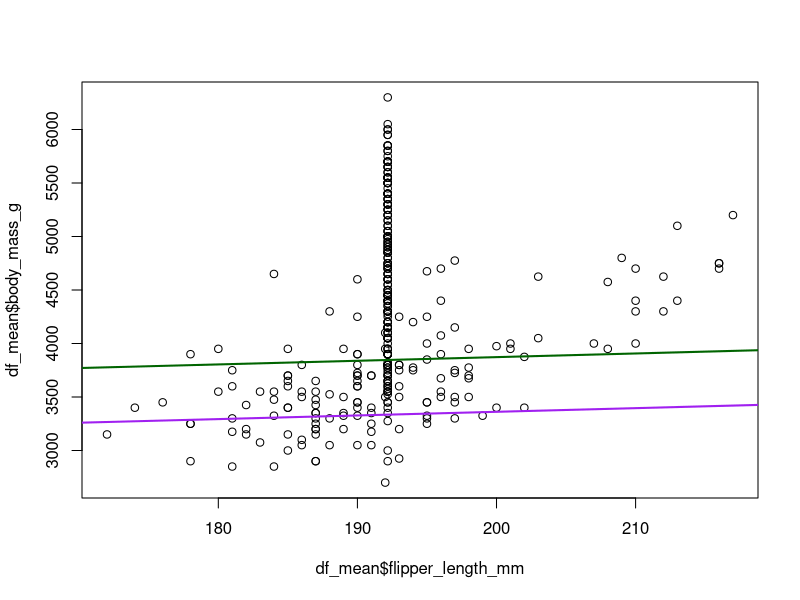

R code for this plot:
# ==============================================================================
# LECTURE DEMO: Missing Data in Action (MAR Regime)
# ==============================================================================
library(palmerpenguins)
library(dplyr)
library(tidyr)
library(ggplot2)
library(mice)

set.seed(1)

# ==============================================================================
# STAGE 0: Ground Truth Benchmark (Clean, Complete Data)
# ==============================================================================

penguins_clean <- penguins |>
  select(body_mass_g, flipper_length_mm, bill_depth_mm, species, sex) |>
  drop_na()

n <- nrow(penguins_clean)
mod_formula <- body_mass_g ~ flipper_length_mm + bill_depth_mm + species * sex

fit_true   <- lm(mod_formula, data = penguins_clean)
true_slope <- coef(fit_true)["flipper_length_mm"]
true_ci    <- confint(fit_true)["flipper_length_mm", ]

cat("Full Data Slope (flipper_length_mm):", round(true_slope, 2), "\n")
cat("95% Benchmark CI: [", round(true_ci[1], 2), ",", round(true_ci[2], 2), "]\n\n")


# ==============================================================================
# STAGE 1: Generate Incomplete Dataset under Strong MAR
# Mechanism: Heavy penguins are far less likely to have flipper measured.
# P(M = 1 | body_mass_g) depends strongly on observed body mass.
# ==============================================================================
logit_mar <- -8.0 + 0.0020 * penguins_clean$body_mass_g
prob_mar  <- plogis(logit_mar)
m_mask    <- rbinom(n, size = 1, prob = prob_mar)

penguins_mar <- penguins_clean |>
  mutate(flipper_length_mm = if_else(m_mask == 1, NA_real_, flipper_length_mm))

cat("Total observations:", n, "\n")
cat("Missing flipper records:", sum(is.na(penguins_mar$flipper_length_mm)), 
    sprintf("(%.1f%% missing)\n\n", 100 * mean(is.na(penguins_mar$flipper_length_mm))))


# ==============================================================================
# STAGE 2: Complete-Case Analysis (Listwise Deletion)
# ==============================================================================
# Using only complete cases biases the slope downward

fit_cc <- lm(mod_formula, data = penguins_mar)
cc_slope <- coef(fit_cc)["flipper_length_mm"]
cc_ci    <- confint(fit_cc)["flipper_length_mm", ]

cat("Complete Cases Slope:", round(cc_slope, 2), "\n")
cat("95% CI: [", round(cc_ci[1], 2), ",", round(cc_ci[2], 2), "]\n")
cat("Bias vs. Full Dataset:", round(cc_slope - true_slope, 2), "\n")

# ==============================================================================
# STAGE 3: Unconditional Single Mean Imputation
# ==============================================================================
# Imputing with the mean decreases the slobe substantially, while falsely deflating
# standard error.

mean_flipper <- mean(penguins_mar$flipper_length_mm, na.rm = TRUE)
df_mean <- penguins_mar |>
  mutate(flipper_length_mm = if_else(is.na(flipper_length_mm), mean_flipper, flipper_length_mm))

fit_mean  <- lm(mod_formula, data = df_mean)
mean_slope <- coef(fit_mean)["flipper_length_mm"]
mean_ci    <- confint(fit_mean)["flipper_length_mm", ]

cat("Mean Imputation Slope:", round(mean_slope, 2), "\n")
cat("95% CI: [", round(mean_ci[1], 2), ",", round(mean_ci[2], 2), "]\n")
cat("Bias vs. Full Dataset:", round(mean_slope - true_slope, 2), "\n")
plot(df_mean$flipper_length_mm, df_mean$body_mass_g)
abline(900 + 17.164 * 103.678, mean_slope, col = "purple", lwd = 2) 
abline(900 + 17.164 * 103.678 + 511, mean_slope, col = "darkgreen", lwd = 2) # sl# slope for Adelie female
# ==============================================================================
# STAGE 4: Diagnostic — Is it MCAR? (Logistic Regression on Missingness)
# Before running MICE, show empirically that missingness is NOT MCAR.
# ==============================================================================
# In practice, we would not have a complete dataset to compare to. Instead, we 
# should diagnose if it is indeed MCAR. Under MCAR, M should be independent of 
# the data. We demonstrate that it's not, thus ruling out MCAR.

penguins_mar <- penguins_mar |>
  mutate(is_missing = if_else(is.na(flipper_length_mm), 1, 0))

fit_diag <- glm(is_missing ~ body_mass_g + bill_depth_mm, 
                data = penguins_mar, family = binomial)
summary(fit_diag) # diagnose model

# A. Baseline (No-Information / Majority Class Rule)
missing_pct  <- mean(penguins_mar$is_missing)
baseline_acc <- max(missing_pct, 1 - missing_pct)

# B. Logistic regression (but we could use any predictive model)
pred_probs <- predict(fit_diag, type = "response")
pred_class <- if_else(pred_probs > 0.5, 1, 0)
model_acc <- mean(pred_class == penguins_mar$is_missing)
se_acc <- sqrt(model_acc * (1 - model_acc) / nrow(penguins_mar))
margin <- 1.96 * se_acc

cat(sprintf("Baseline Missing Rate:      %.1f%%\n", missing_pct * 100))
cat(sprintf("Naive Baseline Accuracy:    %.1f%%  (predicting majority '%s' for everyone)\n", 
            baseline_acc * 100, if_else(missing_pct > 0.5, "Missing", "Observed")))
cat(sprintf("Model Prediction Accuracy: %.1f%% (95%% CI: ±%.1f%%)\n", 
            100 * model_acc, 100 * margin))

# ==============================================================================
# STAGE 5: MICE with Rubin's Rules (m = 20, PMM)
# ==============================================================================

imp_mice <- mice(penguins_mar, m = 20, method = "pmm", printFlag = FALSE, seed = 1)

# 1. Pre-allocate an empty list for the m models
m <- 20
fit_list <- vector("list", m)

# 2. Fit the model to each completed dataset one by one
for (i in 1:m) {
  df_completed   <- complete(imp_mice, i)
  fit_list[[i]]  <- lm(mod_formula, data = df_completed)
}

# 3. Pool the results
pooled_res <- summary(pool(as.mira(fit_list)), conf.int = TRUE) |>
  filter(term == "flipper_length_mm")

mice_slope <- pooled_res$estimate
mice_ci    <- c(pooled_res$`2.5 %`, pooled_res$`97.5 %`)

cat("MICE Pooled Slope:", round(mice_slope, 2), "\n")
cat("95% CI (Rubin's Rules): [", round(mice_ci[1], 2), ",", round(mice_ci[2], 2), "]\n")
cat("Bias vs. Full Dataset:", round(mice_slope - true_slope, 2), "\n")

# ==============================================================================
# STAGE 6: Bootstrap Before Imputation (B = 200, m = 1 pass per bootstrap sample)
# ==============================================================================
B <- 200

# Pre-allocate vector for the B bootstrap estimates
boot_slopes <- numeric(B)

for (b in 1:B) {
  # Step 1: Resample rows with replacement from incomplete data
  boot_indices <- sample.int(n, size = nrow(penguins_mar), replace = TRUE)
  df_boot      <- penguins_mar[boot_indices, ]
  
  # Step 2: Run a single stochastic imputation pass (m = 1)
  imp_single   <- mice(df_boot, m = 1, maxit = 5, method = "pmm", printFlag = FALSE)
  df_completed <- complete(imp_single, 1)
  
  # Step 3: Fit the substantive analysis model and extract the slope
  fit_b          <- lm(mod_formula, data = df_completed)
  boot_slopes[b] <- coef(fit_b)["flipper_length_mm"]
}

# Step 4: Extract point estimate and 95% Percentile Confidence Interval
boot_slope <- mean(boot_slopes)
boot_ci    <- quantile(boot_slopes, probs = c(0.025, 0.975))

cat("Bootstrap-then-Impute Slope:", round(boot_slope, 2), "\n")
cat("95% Percentile CI: [", round(boot_ci[1], 2), ",", round(boot_ci[2], 2), "]\n")
cat("Bias vs. Full Dataset:", round(boot_slope - true_slope, 2), "\n")
